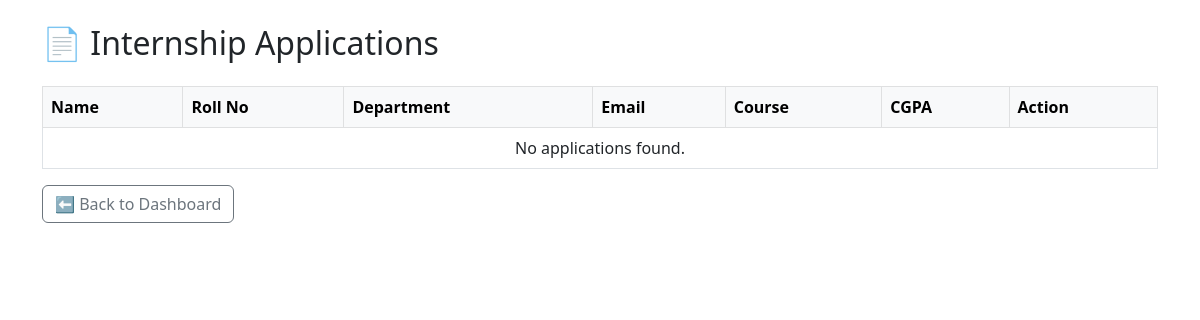
Page /internship_applications/ on the earlier database version.
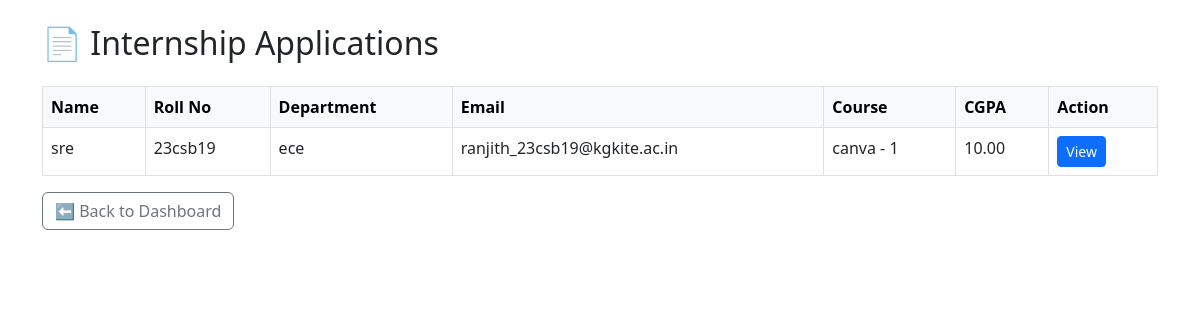
Same page on the later database version.
### ips_intern/models.py (models this page shows, shortened)
class InternApplication(models.Model):
    user = models.OneToOneField(User, on_delete=models.CASCADE, null=True, blank=True)
    name = models.CharField(max_length=100)
    roll_no = models.CharField(max_length=50)
    department = models.CharField(max_length=100)
    cgpa = models.DecimalField(max_digits=4, decimal_places=2)  # Max CGPA: 10.00 (so use max_digits=4)
    arrears = models.PositiveIntegerField()  # IntegerField is fine, but PositiveIntegerField prevents negative input
    gender = models.CharField(max_length=10)
    clg_mailid = models.EmailField()
    course_duration = models.ForeignKey(CourseDuration, on_delete=models.SET_NULL, null=True, blank=True)
    is_completed = models.BooleanField(default=False)  # auto-triggered when course ends
    is_approved = models.BooleanField(default=False)
    is_rejected = models.BooleanField(default=False)
    is_certified = models.BooleanField(default=False)
    just_approved = models.BooleanField(default=False)

class CourseDuration(models.Model):
    course_name = models.CharField(max_length=100)
    duration = models.CharField(max_length=50)  # Example: "3 months", "6 months", etc.
    def __str__(self):
        return f'{self.course_name} - {self.duration}'

### ips_intern/views.py (the view)
# urls.py: path('internship_applications/', views.internship_applications, name='internship_applications'),
def internship_applications(request):
    applications = InternApplication.objects.filter(is_approved=False, is_rejected=False)
    return render(request, 'internship_applications.html', {'applications': applications})

### ips_intern/templates/internship_applications.html (shortened to what this page needs)
<!DOCTYPE html>
<html>
<head>
  <link href="https://cdn.jsdelivr.net/npm/bootstrap@5.3.0/dist/css/bootstrap.min.css" rel="stylesheet">
</head>
<body>
<div class="container mt-4">
  <h2 class="mb-4">📄 Internship Applications</h2>
  <table class="table table-bordered table-hover">
    <thead class="table-light">
      <tr>
        <th>Name</th>
        <th>Roll No</th>
        <th>Department</th>
        <th>Email</th>
        <th>Course</th>
        <th>CGPA</th>
        <th>Action</th>
      </tr>
    </thead>
    <tbody>
      {% for app in applications %}
      <tr>
        <td>{{ app.name }}</td>
        <td>{{ app.roll_no }}</td>
        <td>{{ app.department }}</td>
        <td>{{ app.clg_mailid }}</td>
        <td>{{ app.course_duration }}</td>
        <td>{{ app.cgpa }}</td>
        <td>
  <a href="{% url 'internship_applications_detail' app.id %}" class="btn btn-primary btn-sm">View</a>
</td>
      </tr>
      {% empty %}
      <tr>
        <td colspan="7" class="text-center">No applications found.</td>
      </tr>
      {% endfor %}
    </tbody>
  </table>
  <a href="{% url 'admin_dashboard' %}" class="btn btn-outline-secondary">⬅ Back to Dashboard</a>
</div>
</body>
</html>

Differences in the rows shown:
added InternApplication: name "sre", roll_no "23csb19", department "ece", clg_mailid "ranjith_23csb19@kgkite.ac.in", course_duration "canva - 1", cgpa "10.00"
Other differences:
text no longer shown: "No applications found."
